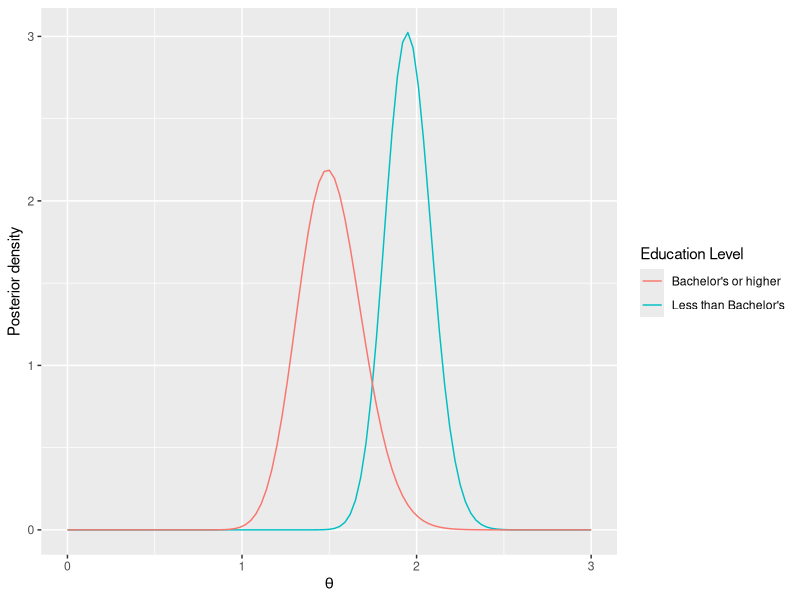
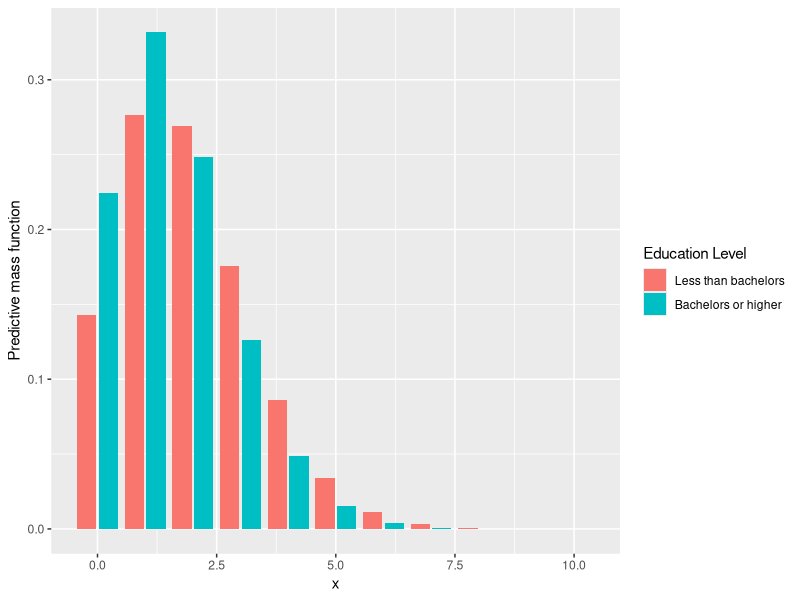

The R script that drew these images, in order:
## ---- chunk 1
knitr::opts_chunk$set(echo = TRUE)
## ---- chunk 2
# Less than bachelor's
ci1 <- c(qgamma(.025, shape=219, rate=112), 
         qgamma(.025, shape=219, rate=112, lower.tail=FALSE))
ci1

# Bachelor's or higher
ci2 <- c(qgamma(.025, shape=68, rate=45), 
         qgamma(.025, shape=68, rate=45, lower.tail=FALSE))
ci2


## ---- chunk 3
library(ggplot2)

plot_c <- ggplot() +
  geom_function(fun=dgamma, 
                aes(col="Less than Bachelor's"), 
                args=list(shape=219, rate=112)) +
  geom_function(fun=dgamma, 
                aes(col="Bachelor's or higher"),
                args=list(shape=68, rate=45)) +
  labs(colour='Education Level') +
  xlim(0,3) + xlab(bquote(theta)) + ylab('Posterior density')

ggsave("plot_5c.png", plot=plot_c)
## ---- chunk 4
# Sample from posterior for those with less than bachelor's
theta1_sample <- rgamma(1000, shape=219, rate=112)

#Sample from posterior for those with bachelor's or higher
theta2_sample <- rgamma(1000, shape=68, rate=45)

# Monte Carlo estimate, its variance and confidence interval
mc_estimate <- mean(theta1_sample > theta2_sample)
mc_variance <-  (mc_estimate - mc_estimate ^ 2) / 1000
ci <- mc_estimate + qnorm(.975) * sqrt(mc_variance) * c(-1, 1)

mc_estimate
mc_variance
ci
## ---- chunk 5
# Sample from predictive distribution for those with less than bachelor's
predictive1_sample <- rnbinom(1000, size=219, prob=112/113)

# Sample from predictive distribution for those with bachelor's or higher
predictive2_sample <- rnbinom(1000, size=68, prob=45/46)

# Monte Carlo estimate, variance and confidence interval
estimate <- mean(predictive1_sample > predictive2_sample)
variance <- (estimate - estimate^2) / 1000
ci <- estimate + qnorm(.975) * sqrt(variance) * c(-1, 1)

estimate
variance
ci
## ---- chunk 6
# Plot the predictive distributions
x <- c(seq(0,10))
y <- c(sapply(x, dnbinom, 219, 112/113), sapply(x, dnbinom, 68, 45/46))
c <- c(rep('Xf', 11), rep('Yf', 11))

df <- data.frame(x=rep(x, 2), y=y, c=c)
plot_f <- ggplot(df, aes(x=x, y=y, fill=c)) + geom_col(position="dodge2") +
  scale_fill_discrete(name='Education Level', breaks=c('Xf', 'Yf'), 
                       labels=c('Less than bachelors', 'Bachelors or higher')) +
  ylab('Predictive mass function')
ggsave('plot_5f.png', plot=plot_f)
